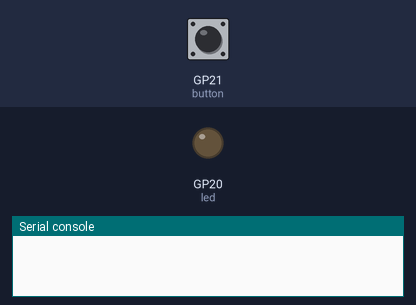
A program run on a simulated Raspberry Pi Pico running MicroPython. Shown: output pins drawn as LEDs (lit = HIGH), the last lines printed to the serial console. Inputs (shaded band) come from the test bench; at power-on: GP21 (button) LOW.

Above: at 1.2 s.
1.3 s: GP21 (button) pulled HIGH for 0.15 s
At 2.7 s:
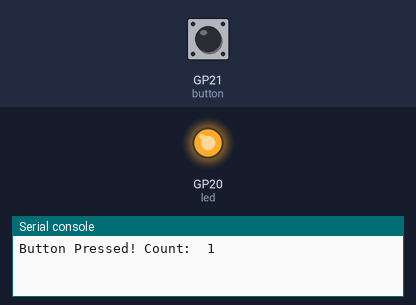
3.3 s: GP21 (button) pulled HIGH for 1 s
At 4.2 s:
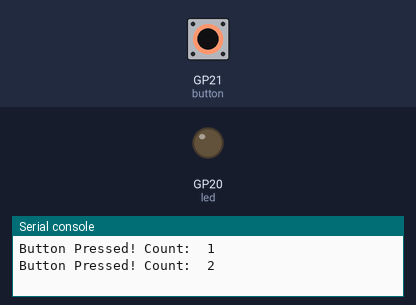
5.8 s: GP21 (button) pulled HIGH for 3.2 s
At 7.3 s:
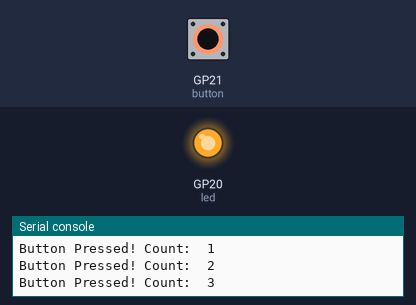
Timing chart, 0 to 8.8 s (numbered marks = the images above; inputs shaded):
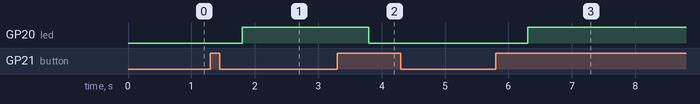

The program:

Taster-LED_Interrupt.py
```python
'''
Taster-LED_Interrupt.py

Taster GPIO21 schaltet LED GPIO 20 über Interrupt
und zählt die Taster-Betätigungen

RLED=220Ω

'''


from machine import Pin
from time import sleep

led = Pin(20, Pin.OUT)
button = Pin(21, Pin.IN, Pin.PULL_DOWN)
counter = 0   # Initialisieren der Anzahl der Tastenbetätigung

def button_pressed(pin):
    global counter # Variable als global deklarieren
    counter +=1
    print("Button Pressed! Count: ", counter)
    sleep(0.5)

    # Schalte die LED bei jedem Tastendruck um
    led.value(not led.value())

# Aktiviert den Interrupt an der steigenden Flanke des Buttons
button.irq(trigger=Pin.IRQ_RISING, handler=button_pressed)
sleep(1)
```

Measured:
- after the input at 1.3 s, GP20 (led): LOW → HIGH after 0.50 s
- after the input at 3.3 s, GP20 (led): HIGH → LOW after 0.50 s
- after the input at 5.8 s, GP20 (led): LOW → HIGH after 0.50 s
